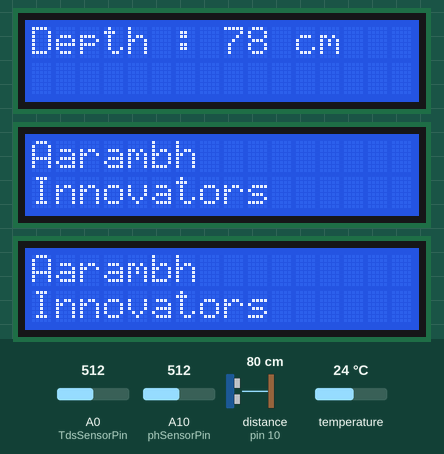
The sketch below on a simulated Arduino Mega 2560, built with avr-gcc and run on an emulated ATmega2560. Parts: 3 × 16×2 character LCD. Wiring (inferred from the names in the program): ultrasonic range finder: trigger pin 9; echo pin 10. The test bench sets the inputs (shaded band); at power-on: temperature 24 °C, distance to the obstacle (sensor on pin 10) 80 cm, A0 (TdsSensorPin) = 512, A10 (phSensorPin) = 512. The echo pulse lasts 58.3 µs per cm; what the sketch prints to the serial monitor is not drawn.

Above: at 2.6 s.
2.7 s: temperature set to 12 °C
At 6.1 s:
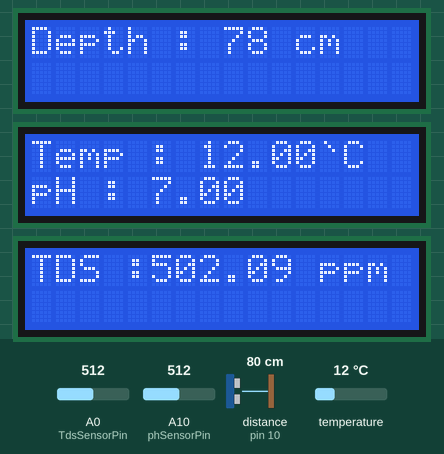
6.4 s: distance to the obstacle (sensor on pin 10) set to 250 cm
At 9.1 s:
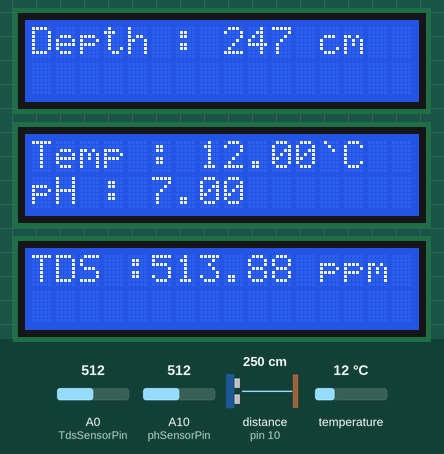
10.6 s: temperature set to 19 °C
At 12.8 s:
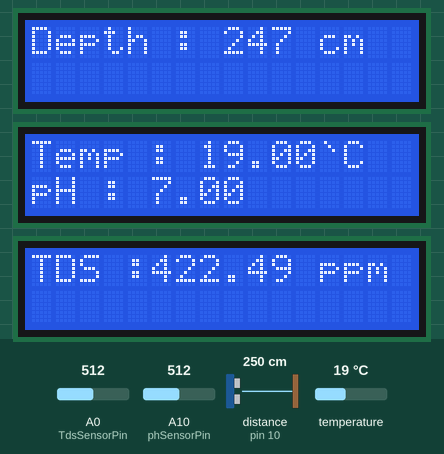
13.1 s: distance to the obstacle (sensor on pin 10) set to 60 cm
At 15.7 s:
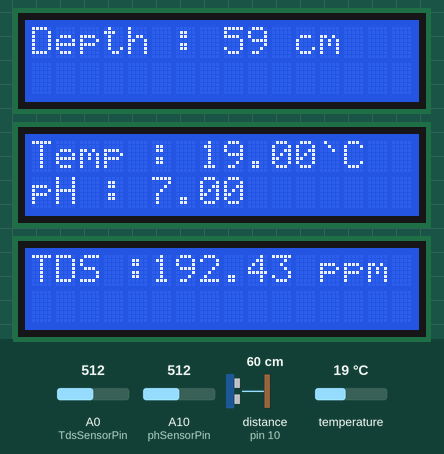
17.3 s: A0 (TdsSensorPin) set to 30
At 19.2 s:
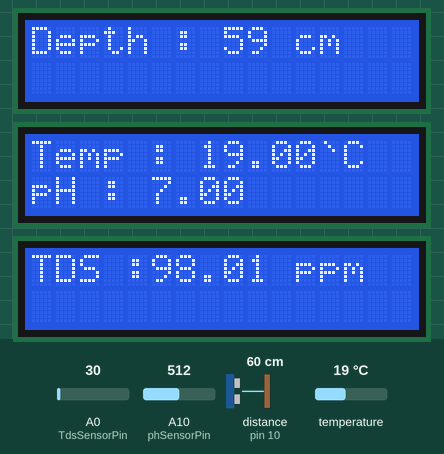
19.6 s: distance to the obstacle (sensor on pin 10) set to 12 cm
At 22.2 s:
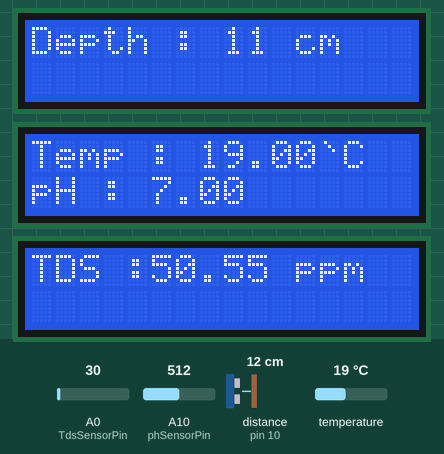
22.5 s: distance to the obstacle (sensor on pin 10) set to 9 cm
Timing chart, 0 to 25.5 s (numbered marks = the images above; inputs shaded):
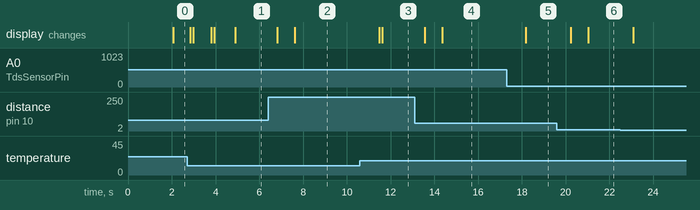

The sketch:

finalAIMICDK.ino
```cpp
#include <Arduino.h>
#include <LiquidCrystal_I2C.h>
#include <OneWire.h>
#include <DallasTemperature.h>

LiquidCrystal_I2C lcd1(0x27, 16, 2);
LiquidCrystal_I2C lcd2(0x26, 16, 2);
LiquidCrystal_I2C lcd3(0x25, 16, 2);


// tds sensor
#define TdsSensorPin A1
#define VREF 5.0  // analog reference voltage(Volt) of the ADC
#define SCOUNT 30 // sum of sample point

int analogBuffer[SCOUNT]; // store the analog value in the array, read from ADC
int analogBufferTemp[SCOUNT];
int analogBufferIndex = 0;
int copyIndex = 0;

float averageVoltage = 0;

//function declaration
int depth();
float temperature();
float tds();
float pH();


//global variable
int temp;
const int trigPin = 9;
const int echoPin = 10;
int randNumber;


void setup(){
  Serial.begin(9600);

  lcd1.begin(16, 2);
  lcd2.begin(16, 2);
  lcd3.begin(16, 2);

  lcd1.backlight();
  lcd2.backlight();
  lcd3.backlight();

  lcd1.print("Aarambh");
  lcd1.setCursor(0, 1);
  lcd1.print("Innovators");
  lcd2.print("Aarambh");
  lcd2.setCursor(0, 1);
  lcd2.print("Innovators");
  lcd3.print("Aarambh");
  lcd3.setCursor(0, 1);
  lcd3.print("Innovators");
  delay(1000);

  pinMode(trigPin, OUTPUT);
  pinMode(echoPin, INPUT);
}

void loop(){
    static unsigned long Timepoint = millis();
    if (millis() - Timepoint > 800U){
        if(depth() < 600 ){
            //lcd2.clear();
            float t = temperature();
            float td = tds();
            float p = pH();
          lcd2.clear();
          lcd2.setCursor(0,0);
          lcd2.print("Temp : " + String(t) + "`C");
//          lcd2.clear();
          lcd2.setCursor(0,1);
          lcd2.print("pH : " + String(p));

          Serial.println("t" + String(t));
          Serial.println("d" + String(td));
          Serial.println("p" + String(p));


        } else {
            lcd2.clear();
            lcd2.setCursor(0, 0);
            lcd2.print("Error : Water level low");

            lcd3.clear();
            lcd3.setCursor(0, 0);
            lcd3.print("Error : Water level low");
        }
    }
}


int depth(){
    long duration;
    int depth;

    digitalWrite(trigPin, LOW);
    delayMicroseconds(2);
    digitalWrite(trigPin, HIGH);
    delayMicroseconds(10);
    digitalWrite(trigPin, LOW);

    duration = pulseIn(echoPin, HIGH);
    depth = duration * 0.034 / 2;


    lcd1.clear();
    lcd1.setCursor(0,0);
    lcd1.print("Depth : " + String(depth) + " cm");

    return depth;
}


float temperature(){
    // Data wire is plugged into digital pin 2 on the Arduino
    #define ONE_WIRE_BUS 2
    // Setup a oneWire instance to communicate with any OneWire device
    OneWire oneWire(ONE_WIRE_BUS);
    // Pass oneWire reference to DallasTemperature library
    DallasTemperature tempSensors(&oneWire);

    // Send the command to get temperatures
    tempSensors.requestTemperatures();

    temp = tempSensors.getTempCByIndex(0);
    return temp;
}


// median filtering algorithm
int getMedianNum(int bArray[], int iFilterLen)
{
    int bTab[iFilterLen];
    for (byte i = 0; i < iFilterLen; i++)
        bTab[i] = bArray[i];
    int i, j, bTemp;
    for (j = 0; j < iFilterLen - 1; j++)
    {
        for (i = 0; i < iFilterLen - j - 1; i++)
        {
            if (bTab[i] > bTab[i + 1])
            {
                bTemp = bTab[i];
                bTab[i] = bTab[i + 1];
                bTab[i + 1] = bTemp;
            }
        }
    }
    if ((iFilterLen & 1) > 0)
    {
        bTemp = bTab[(iFilterLen - 1) / 2];
    }
    else
    {
        bTemp = (bTab[iFilterLen / 2] + bTab[iFilterLen / 2 - 1]) / 2;
    }
    return bTemp;
}


float tds(){
    #define TdsSensorPin A0
    #define VREF 5.0  // analog reference voltage(Volt) of the ADC
    #define SCOUNT 30 // sum of sample point

    int analogBuffer[SCOUNT]; // store the analog value in the array, read from ADC
    int analogBufferTemp[SCOUNT];
    int analogBufferIndex = 0;
    int copyIndex = 0;

    float averageVoltage = 0;
    float tdsValue = 0;

    static unsigned long analogSampleTimepoint = millis();
    if (millis() - analogSampleTimepoint > 40U)
    { // every 40 milliseconds,read the analog value from the ADC
        analogSampleTimepoint = millis();
        analogBuffer[analogBufferIndex] = analogRead(TdsSensorPin); // read the analog value and store into the buffer
        analogBufferIndex++;
        if (analogBufferIndex == SCOUNT)
        {
            analogBufferIndex = 0;
        }
    }

    static unsigned long printTimepoint = millis();
    if (millis() - printTimepoint > 800U)
    {
        printTimepoint = millis();
        for (copyIndex = 0; copyIndex < SCOUNT; copyIndex++)
        {
            analogBufferTemp[copyIndex] = analogBuffer[copyIndex];

            // read the analog value more stable by the median filtering algorithm, and convert to voltage value
            averageVoltage = getMedianNum(analogBufferTemp, SCOUNT) * (float)VREF / 1024.0;

            // temperature compensation formula: fFinalResult(25^C) = fFinalResult(current)/(1.0+0.02*(fTP-25.0));
            float compensationCoefficient = 1.0 + 0.02 * (temp - 25.0);
            // temperature compensation
            float compensationVoltage = averageVoltage / compensationCoefficient;

            // convert voltage value to tds value
            tdsValue = (133.42 * compensationVoltage * compensationVoltage * compensationVoltage - 255.86 * compensationVoltage * compensationVoltage + 857.39 * compensationVoltage) * 0.5;
        }
    }
    lcd3.clear();
    lcd3.setCursor(0, 0);
    lcd3.print("TDS :" + String(tdsValue) + " ppm");

//    Serial.print("TDS Value:");
//    Serial.print(tdsValue);?
//    Serial.println("ppm");
}


float pH(){
    #define phSensorPin A10
    int sensorValue = 0;
    unsigned long int avgValue;
    float b;
    int buf[10], temp = 0;

    for (int i = 0; i < 10; i++)
    {
        buf[i] = analogRead(phSensorPin);
        delay(10);
    }
    for (int i = 0; i < 9; i++)
    {
        for (int j = i + 1; j < 10; j++)
        {
            if (buf[i] > buf[j])
            {
                temp = buf[i];
                buf[i] = buf[j];
                buf[j] = temp;
            }
        }
    }
    avgValue = 0;
    for (int i = 2; i < 8; i++)
        avgValue += buf[i];

    float pHVol = (float)avgValue * 5.0 / 1024 / 4.3;
    float phValue = -5.70 * pHVol + 22.8;
    phValue = 14.2 - phValue;
    phValue = 7 + randNumber;
//    Serial.println("pH : " + String(phValue));
    return phValue;


}
```

Measured:
- after the input at 6.4 s, the display: first changes after 0.42 s (image 2 shows a later state)
- after the input at 10.6 s, the display: first changes after 0.88 s (image 3 shows a later state)
- after the input at 13.1 s, the display: first changes after 0.46 s (image 4 shows a later state)
- after the input at 17.3 s, the display: changes after 0.88 s (image 5)
- after the input at 19.6 s, the display: first changes after 0.64 s (image 6 shows a later state)
